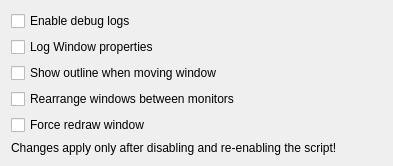
<?xml version="1.0" encoding="UTF-8"?>
<ui version="4.0">
 <class>KWin::ApiTilingConfigForm</class>
 <widget class="QWidget" name="KWin::ApiTilingConfigForm">
  <property name="geometry">
   <rect>
    <x>0</x>
    <y>0</y>
    <width>393</width>
    <height>146</height>
   </rect>
  </property>
  <property name="windowTitle">
   <string>Kwin-api-tiling settings</string>
  </property>
  <layout class="QFormLayout" name="formLayout">
   <property name="labelAlignment">
    <set>Qt::AlignRight|Qt::AlignTop|Qt::AlignTrailing</set>
   </property>
   <item row="0" column="0">
    <widget class="QCheckBox" name="kcfg_isDebug">
     <property name="enabled">
      <bool>true</bool>
     </property>
     <property name="text">
      <string>Enable debug logs</string>
     </property>
     <property name="checked">
      <bool>false</bool>
     </property>
    </widget>
   </item>
   <item row="1" column="0">
    <widget class="QCheckBox" name="kcfg_logWindowProperties">
     <property name="text">
      <string>Log Window properties</string>
     </property>
    </widget>
   </item>
   <item row="2" column="0">
    <widget class="QCheckBox" name="kcfg_showOutline">
     <property name="text">
      <string>Show outline when moving window</string>
     </property>
    </widget>
   </item>
   <item row="3" column="0">
    <widget class="QCheckBox" name="kcfg_rearrangeBetweenMonitors">
     <property name="text">
      <string>Rearrange windows between monitors</string>
     </property>
    </widget>
   </item>
   <item row="4" column="0">
    <widget class="QCheckBox" name="kcfg_forceRedraw">
     <property name="text">
      <string>Force redraw window</string>
     </property>
    </widget>
   </item>
   <item row="5" column="0">
    <widget class="QLabel" name="label" >
     <property name="text">
      <string>Changes apply only after disabling and re-enabling the script!</string>
     </property>
    </widget>
   </item>
  </layout>
 </widget>
 <resources/>
 <connections/>
</ui>
